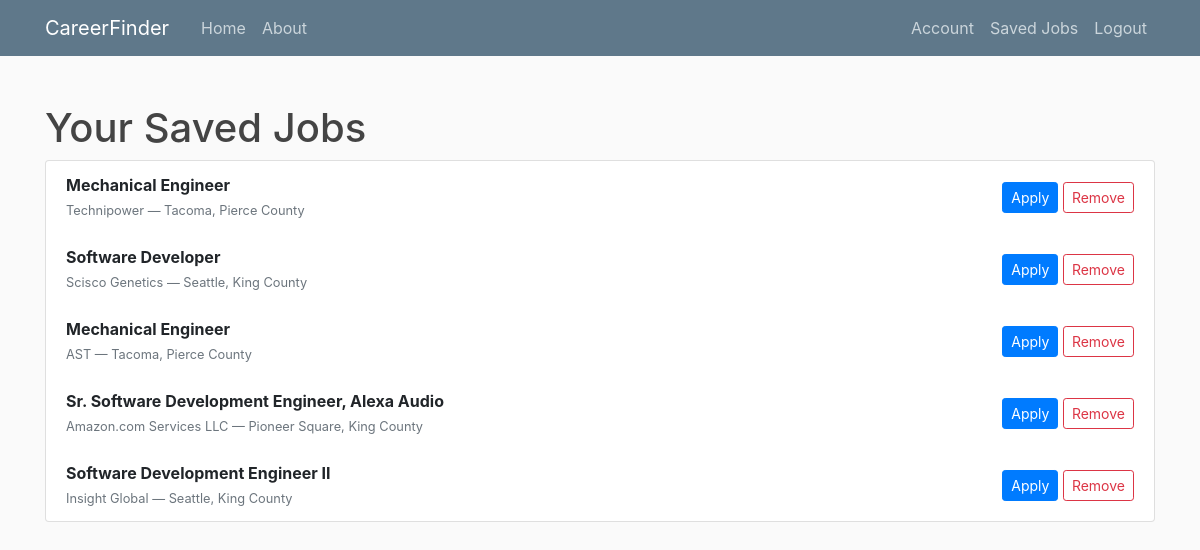
The app's page /saved_jobs (signed in), older data.
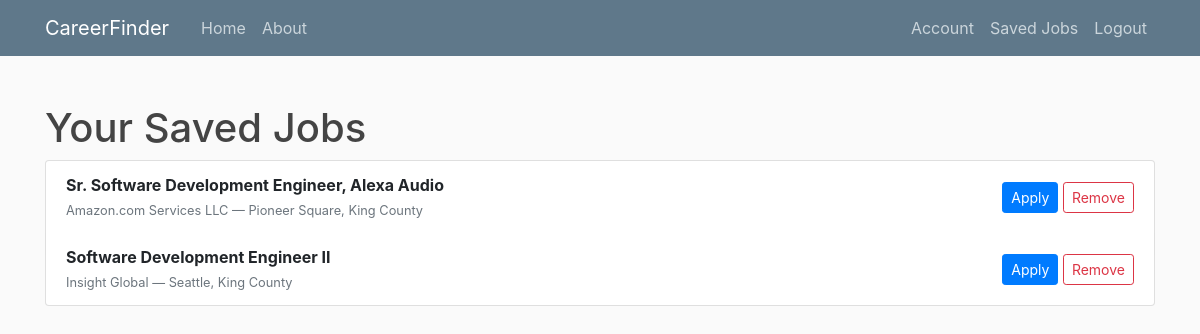
The same page, newer data.
### main/models.py (models this page shows, shortened)
class SavedJob(db.Model):
    id         = db.Column(db.Integer, primary_key=True)
    user_id    = db.Column(db.Integer, db.ForeignKey('user.id'), nullable=False)
    job_id     = db.Column(db.String, nullable=False)      # unique identifier from Adzuna or USAJobs
    api_used   = db.Column(db.String(20), nullable=False)  # To store 'adzuna' or 'usajobs'
    job_data   = db.Column(db.JSON, nullable=False)        # store title/company/location/url, etc.
    saved_at   = db.Column(db.DateTime, server_default=db.func.now())
    user = db.relationship('User', backref='saved_jobs')

### main/routes.py (the view)
@app.route('/saved_jobs')
@login_required
def saved_jobs():
    saved_jobs_list = SavedJob.query.filter_by(user_id=current_user.id).order_by(SavedJob.saved_at.desc()).all()
    return render_template('saved_jobs.html', title='Saved Jobs', saved_jobs=saved_jobs_list)

### main/models.py (called while the page is built)
@login_manager.user_loader
def load_user(user_id):
    return User.query.get(int(user_id))

### main/templates/saved_jobs.html (shortened to what this page needs)
{% extends "layout.html" %}
{% block content %}
  <div class="container my-4">
    <h1>Your Saved Jobs</h1>
    {% if not saved_jobs %}
      <p class="text-muted">You haven’t saved any jobs yet.</p>
    {% else %}
      <ul class="list-group">
        {% for sj in saved_jobs %}
          {% set job = sj.job_data %}
          <li class="list-group-item d-flex justify-content-between align-items-center">
            <div>
              <strong>{{ job.title or job.PositionTitle }}</strong><br>
              <small class="text-muted">
                {{ job.company.display_name or job.OrganizationName }}
                — {{ job.location.display_name or job.PositionLocationDisplay }}
              </small>
            </div>
            <div>
              {% if sj.api_used == 'adzuna' %}
                <a href="{{ job.redirect_url }}" class="btn btn-sm btn-primary">Apply</a>
              {% else %}
                <a href="{{ job.ApplyURI }}" class="btn btn-sm btn-primary">Apply</a>
              {% endif %}
              <form method="POST" action="{{ url_for('unsave_job') }}" class="d-inline">
                <button type="button" class="btn btn-sm btn-outline-danger" data-bs-toggle="modal" data-bs-target="#confirmRemoveModal-{{ sj.id }}">
                      Remove
                </button>
              </form>
            </div>
          </li>
        {% endfor %}
      </ul>
    {% endif %}
  </div>
{% endblock %}

### main/templates/layout.html (shortened to what this page needs)
<!DOCTYPE html>
<html>
<head>
    <link href="https://cdn.jsdelivr.net/npm/bootstrap@5.3.0/dist/css/bootstrap.min.css" rel="stylesheet">
    <link rel="stylesheet" href="https://cdn.jsdelivr.net/npm/bootstrap@4.3.1/dist/css/bootstrap.min.css">
    <link rel="stylesheet" href="https://cdn.jsdelivr.net/npm/bootstrap-icons@1.4.1/font/bootstrap-icons.css">
    <link rel="stylesheet" type="text/css" href="{{ url_for('static', filename='main.css') }}">
</head>
<body>
    <header class="site-header">
        <nav class="navbar navbar-expand-md navbar-dark bg-steel fixed-top">
            <div class="container">
              <a class="navbar-brand mr-4" href="/">CareerFinder</a>
              <div class="collapse navbar-collapse" id="navbarToggle">
                <div class="navbar-nav mr-auto">
                  <a class="nav-item nav-link" href="{{url_for('home') }}">Home</a>
                  <a class="nav-item nav-link" href="{{url_for('about') }}">About</a>
                </div>
                <div class="navbar-nav">
                    {% if current_user.is_authenticated %}
                        <a class="nav-item nav-link" href="{{ url_for('account') }}">Account</a>
                        <a class="nav-item nav-link" href="{{ url_for('saved_jobs') }}">Saved Jobs</a>
                        <a class="nav-link" href="#" data-bs-toggle="modal" data-bs-target="#logoutModal">Logout</a>
                    {% else %}
                        <a class="nav-item nav-link" href="{{ url_for('login') }}">Login</a>
                        <a class="nav-item nav-link" href="{{ url_for('register') }}">Register</a>
                    {% endif %}
                </div>
              </div>
            </div>
          </nav>
    </header>
    <main role="main" class="container-fluid">
      <div class="row">
        <div class="col-12">
            {% block content %}{% endblock %}
        </div>
      </div>
    </main>
</body>
</html>

### main/static/main.css (style rules this page uses)
body { background: #fafafa; color: #333333; margin-top: 5rem; }
h1, h2, h3, h4, h5, h6 { color: #444444; }
.bg-steel { background-color: #5f788a; }
.site-header .navbar-nav .nav-link { color: #cbd5db; }

Row changes from the older to the newer data that the page shows:
no longer on this page (row edited): SavedJob: title "Mechanical Engineer", company "Technipower", location "Tacoma, Pierce County"
no longer on this page (row edited): SavedJob: title "Software Developer", company "Scisco Genetics", location "Seattle, King County"
no longer on this page (row edited): SavedJob: title "Mechanical Engineer", company "AST", location "Tacoma, Pierce County"
